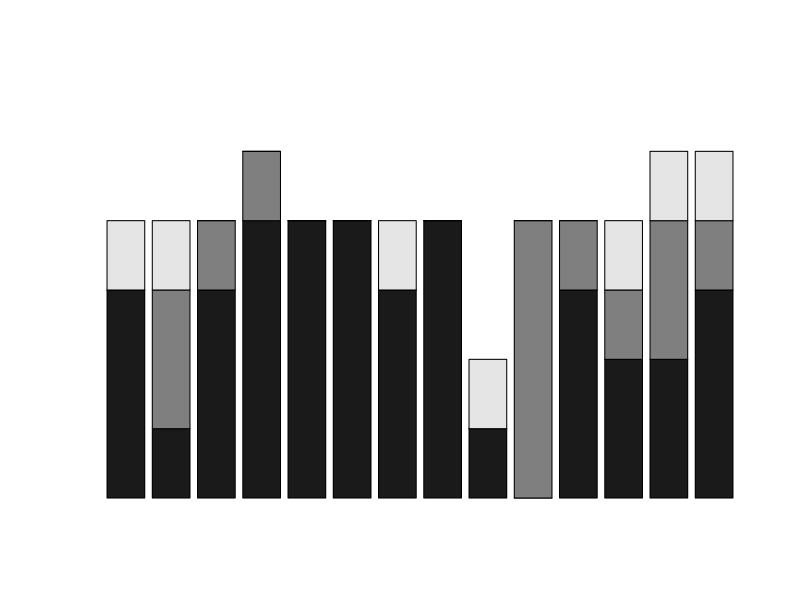

The R source for this figure: (Note: this script raises an error after producing the figure.)
#### Exploring the Yellow Island data! ####

## Read in the data
counts <- read.csv("QuadratCounts.csv")
yellowPA <- read.csv("yellowPA.csv")

# First rule: always look at your data!
View(counts)
View(yellowPA)

#### Quadrat Counts Data: Cut in half!
# WhereSub will tell me which column the Substrate
# data starts in
WhereSub <- which(counts[1,]=="Substrate")
# I also want to know which column the Species Counts
# data starts in
WhereSpecies <- which(counts[1,]=="Species")

# I can use WhereSub and WhereSpecies to grab *just*
# the Substrate data
Substrate <- counts[,WhereSub:(WhereSpecies[1]-1)]

# And I can use WhereSpecies again to grab *just*
# the Species Counts data
Species <- counts[,WhereSpecies[1]:ncol(counts)]

# Let's see what we made;
View(Substrate)
View(Species)

# QUESTION: Does the percent coverage for each quadrat sum to 100% for Substrate?
# I want a vector of the site numbers (to use for plotting)
sites <- as.numeric(counts[-c(1,2),which(counts[2,]=="Site")])

# This code creates a barplot and legend to answer my question!
barplot(height=t(as.matrix(Substrate[3:16,])),
        names.arg=sites,
        main="Substrate",
        ylab="Percente Coverage",
        xlab="Sites (Quadrat 1 and Quadrat 2)",
        ylim=c(0,150),
        col=c("gray10", "gray50", "gray90"))

legend(x="topright",
       legend=as.character(Substrate[2,]),
       fill=c("gray10", "gray50", "gray90"))

# QUESTION: How many limpets were seen across sites?

limpet <- as.numeric(counts[-c(1,2),which(counts[2,]=="Limpet")])

barplot(height=t(limpet),
        names.arg=sites,
        main="Limpets",
        xlab="Sites (Quadrat 1 and Quadrat 2)",
        ylab="Counts")

# QUESTION: How many of EACH species were seen across sites?

for(s in 1:ncol(Species)) {
  
  SppCount <- as.numeric(counts[-c(1,2), which(counts[2,]==SpeciesNames[s])])
  barplot(height=t(SppCount),
          names.arg=sites,
          main=SpeciesNames[s],
          xlab="Sites (Quadrat 1 and Quadrat 2)",
          ylab="Counts")
  
}

#### Yellow Island Presence-absence Data
# For this data, I'm going to use some special libraries
library(ggplot2)
library(reshape2)

# Let's remind ourselves of the data
View(yellowPA)

# QUESTION: Where are species present and what is their abundance score?

# To prepare to manipulate this data for plotting,
# I'm going to remove some of the metadeta comments
# And the last four columns of the original data frame
PAdata <- data.matrix(yellowPA[1:149,c(1,3:18)])

# Now I'm going to rearrange the variables in the PAdata set
# We'll slowly step through these
part1 <- melt(PAdata[,c(2,4,6,8,10,12,14,16)])
part2 <- melt(PAdata[,c(3,5,7,9,11,13,15,17)])
PAdata2 <- cbind(yellowPA[1:149,1],part1[,-1],part2[,-1])

# This gives better column names to match the moves I made
colnames(PAdata2) <- c("Scientific_Name", "Site", "PA", "Score_Site", "Score")

# This is my very first time trying this type of plot! 
# This is using the ggplot2 philsophy for coding plots

ggplot(PAdata2, aes(Site, Scientific_Name, fill=Score, alpha=PA)) + 
  geom_tile(colour = "gray50") +
  scale_alpha_identity(guide = "none") +
  coord_equal(expand = 0) +
  theme_bw() +
  theme(panel.grid.major = element_blank(),
        axis.text.x = element_text(angle = 45, hjust = 1))

ggsave(filename="PAplot.png", plot=last_plot(), height=11.5, units="in", width=8.5)

# This is very rough draft plot, but amazing for visualizing your data after
# returning from the field.

